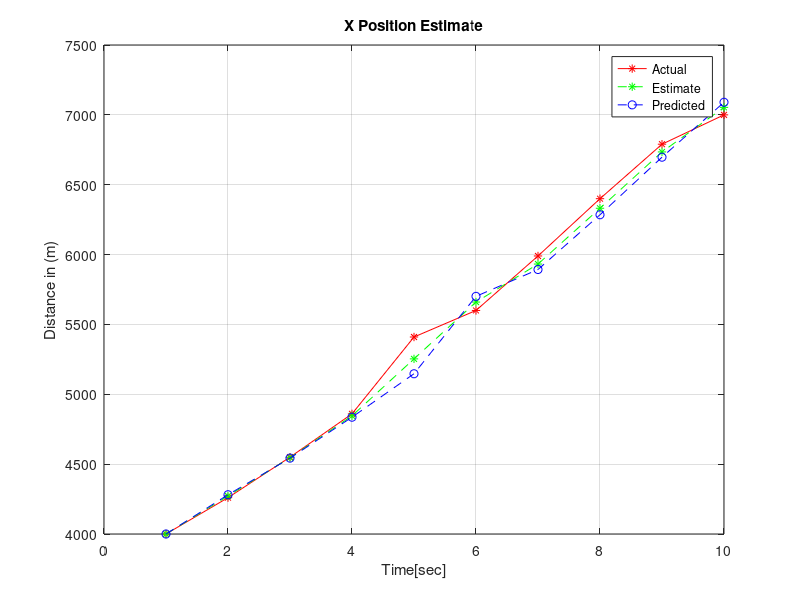
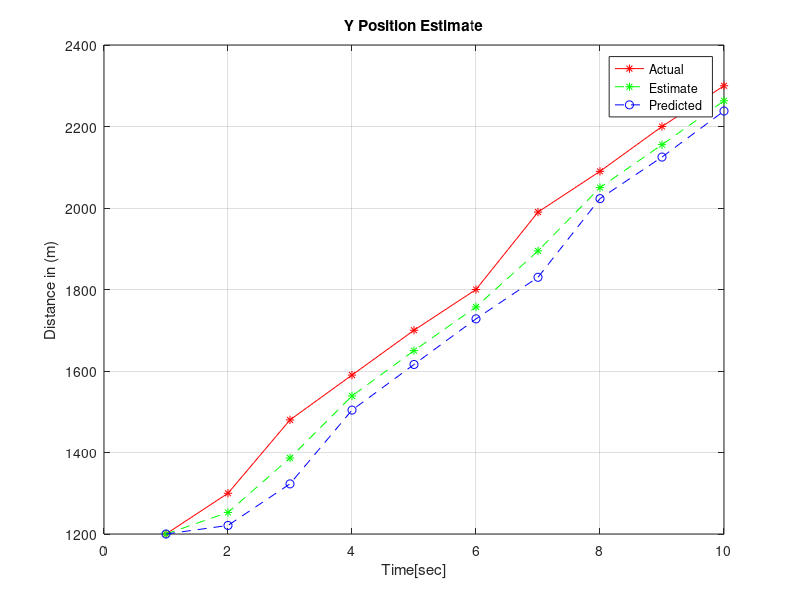
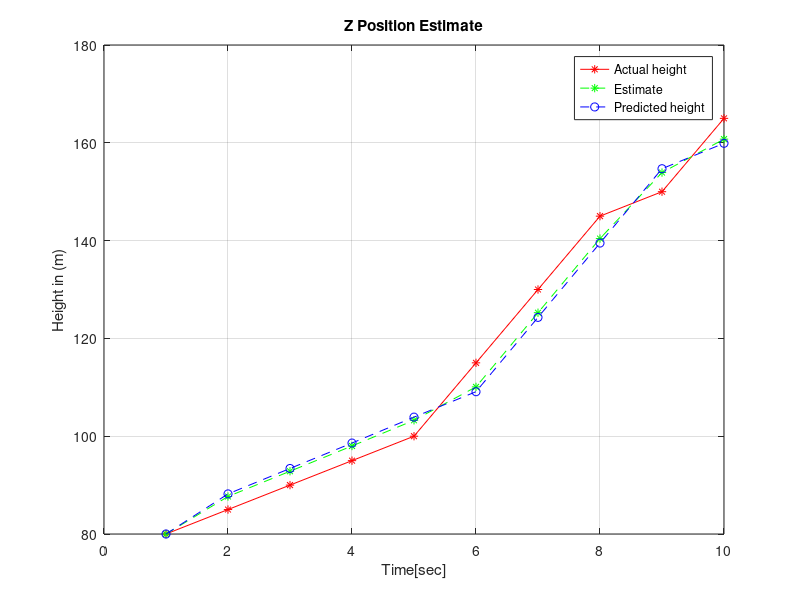

Write the MATLAB code that produced these figures, in order. (Note: this script raises an error after producing the figures.)
clc; close all;

%initial state
xo=25;
vox=2;
%Observations ****

% X-Direction Calculation:
X=[4000 4260 4550 4860 5410 5600 5990 6400 6790 7000 ]; %position-X
V=[ 280 282 285 286 290 292 294 296 299 302]; % Velocity in 'X' direction

%X = xlsread('DroneFlightTrace1.xlsx','R2:R700');
%V = 0.07 .*[X];

%Process Errors in Process Covaiance Matrix
del_px=20; %initial covariance matrix is choosen intuitively
del_pv=5;

%initial conditions
acc_x=2;
del_t=1;
vx=2;
del_x=25; %uncertainity in the measurement

%Observation Error
del_X=25;
del_VX=6;
Xk=[];

%The Predicted State
A=[1 del_t;0 1];
B=[(0.5*((del_t).^2));del_t];
p=[];
for k=1:1:length(X)-1;
Xk_= [X(k);V(k)];
uk=acc_x;
Xkp1=((A*Xk_));
Xkp2=((B*uk));   
Xkp=(Xkp1+Xkp2);%this is our first estimation
p=[p;Xkp];


%Initialising Process Covariance Matrix
Pk_=[((del_px).^2) 0;0 ((del_pv).^2)];
%Predicted Process Covariance Matrix
Pkp1=((A)*(Pk_));
Pkp2=((Pkp1)*(A'));
pkp=(Pkp2-[0 Pkp2(2);Pkp2(3) 0]); %since the 2nd and 3rd term are not imp.


%Calculating the Kalman gain
R=[((del_X)^2) 0;0 ((del_VX)^2)];
H=[1 0 ; 0 1];
K=((pkp)*H')/((H*pkp*H')+R);

%The New Observation
k=k+1;
Ykm=[X(k);V(k)];
C=[1 0;0 1];
Yk=C*Ykm;


%Calculating the Current State
Xk=[Xk; Xkp + K*(Yk-(H*(Xkp)))];

%Updating the process covariance matrix
Pk1=((eye)-(K*H))*pkp;
pk=(Pk1-[0 Pk1(3);Pk1(2) 0]);
k=k+1;
end
Xkf=[X(1)];
Vkf=[V(1)];
for k=1:2:(length(Xk)-1)
    Xkf=[Xkf;Xk(k)];
end
for k=2:2:(length(Xk))
    Vkf=[Vkf;Xk(k)];
end
prx=[X(1)];
prv=[V(1)];
for i=1:2:(length(p)-1)
    prx=[prx;p(i)];
end
for i=2:2:(length(p))
    prv=[prv;p(i)];
end


%%% Y-D Calculations:
Y1=[1200 1300 1480 1590 1700 1800 1990 2090 2200 2300]; %Position in Y
V1=[20 22 23 25 27 29 32 34 37 40];% Velocity in 'Y' direction

%Y1 = xlsread('DroneFlightTrace1.xlsx','S2:S700');
%V1 = 0.07.*[Y1];

%Process Errors in Process Covaiance Matrix
del_py=20; %initial covariance matrix is choosen intuitively
del_pv1=5;
%initial conditions
acc_x=2;
acc_y=2;
del_t=1;
vy=2;
del_y=25; %uncertainity in the measurement

%Observation Error
del_Y=25;
del_VY=6;
Yk=[];

%The Predicted State
A=[1 del_t;0 1];
fprintf A;
B=[(0.5*((del_t).^2));del_t];
fprintf B;
q=[];
fprintf q;
for k=1:1:length(Y1)-1;
Yk_= [Y1(k);V1(k)];
uk2=acc_x;
Ykp1=((A*Yk_));
Ykp2=((B*uk2));   
Ykp=(Ykp1+Ykp2);%this is our first estimation
q=[q;Ykp];

%Initialising Process Covariance Matrix
Pk2_=[((del_py).^2) 0;0 ((del_pv1).^2)];

%Predicted Process Covariance Matrix
Pkp12=((A)*(Pk2_));
Pkp22=((Pkp12)*(A'));
pkp2=(Pkp22-[0 Pkp22(2);Pkp22(3) 0]); %since the 2nd and 3rd term are not imp.

%Calculating the Kalman gain
R1=[((del_Y)^2) 0;0 ((del_VY)^2)];
H=[1 0 ; 0 1];
K=((pkp2)*H')/((H*pkp2*H')+R1);

%The New Observation
k=k+1;
Ykm1=[Y1(k);V1(k)];
C=[1 0;0 1];
Yk1=C*Ykm1;
%Calculating the Current State
Yk=[Yk; Ykp + K*(Yk1-(H*(Ykp)))];
Pk12=((eye)-(K*H))*pkp2;

%Updating the process covariance matrix
pk2=(Pk12-[0 Pk12(3);Pk12(2) 0]);
k=k+1;
end
Ykf=[Y1(1)];
Vkf1=[V1(1)];
for k=1:2:(length(Yk)-1)
    Ykf=[Ykf;Yk(k)];
end
for k=2:2:(length(Yk))
    Vkf1=[Vkf1;Yk(k)];
end
pry=[Y1(1)];
prv1=[V1(1)];
for i=1:2:(length(q)-1)
    pry=[pry;q(i)];
end
for i=2:2:(length(q))
    prv1=[prv1;q(i)];
end

%%%% Z-D Calculations:
%Z = xlsread('DroneFlightTrace1.xlsx','T2:T700');
%V3 = 0.07.*[Z];
Z=[80 85 90 95 100 115 130 145 150 165]; %Position 
V3 =[7.2 7.4 7.6 7.9 8.1 8.3 8.5 8.7 8.9 9.0]; %Velocity


%Pr ocess Errors in Process Covaiance Matrix
del_pz=10; %initial covariance matrix is choosen intuitively
del_pv3=5;


%initial conditions
acc_z=2;
del_t=1;
v3z=2;
del_z=12; %uncertainity in the measurement


%Observation Error
del_Z=25;
del_VZ=6;
Zk=[];


%The Predicted State
A=[1 del_t;0 1];
B=[(0.5*((del_t).^2));del_t];
r=[];
for k=1:1:length(Z)-1;
Zk_= [Z(k);V3(k)];
uk3=acc_z;
Zkp1=((A*Zk_));
Zkp2=((B*uk3));   
Zkp=(Zkp1+Zkp2);%this is our first estimation
r=[r;Zkp];

%Initialising Process Covariance Matrix
Pk3_=[((del_pz).^2) 0;0 ((del_pv3).^2)];

%Predicted Process Covariance Matrix
Pkp3=((A)*(Pk3_));
Pkp4=((Pkp3)*(A'));
pkp5=(Pkp4-[0 Pkp4(2);Pkp4(3) 0]); %since the 2nd and 3rd term are not imp.
%Calculating the Kalman gain
R3=[((del_Z)^2) 0;0 ((del_VZ)^2)];
H2=[1 0 ; 0 1];
K=((pkp5)*H2')/((H2*pkp5*H2')+R3);

%The New Observation
k=k+1;
Zkm=[Z(k);V3(k)];
C=[1 0;0 1];
Zk1=C*Zkm;
%Calculating the Current State
Zk=[Zk; Zkp + K*(Zk1-(H2*(Zkp)))];

%Updating the process covariance matrix
Pkp3=((eye)-(K*H2))*pkp5;
pk6=(Pkp3-[0 Pkp3(3);Pkp3(2) 0]);
k=k+1;
end
Zkf=[Z(1)];
V3kf=[V3(1)];
for k=1:2:(length(Zk)-1)
    Zkf=[Zkf;Zk(k)];
end
for k=2:2:(length(Zk))
    V3kf=[V3kf;Zk(k)];
end
prZ=[Z(1)];
prv3=[V3(1)];
for i=1:2:(length(r)-1)
    prZ=[prZ;r(i)];
end
for i=2:2:(length(r))  
    prv3=[prv3;r(i)];
end

E=[];
for i=1:1:(length(X))
    E1=abs(((Xkf(i)-X(i))/Xkf(i))*100);
end
for i=1:1:(length(Y1))
    E2=abs(((Ykf(i)-Y1(i))/Ykf(i))*100);
end
for i=1:1:(length(Z))
    E3=abs(((Zkf(i)-Z(i))/Zkf(i))*100);
end


E = [E,E1,E2,E3];
error = mean(E);


%Plotting data
%t=1:1:(length(X));
figure(1)
 plot(X,'r-*');hold on;
 plot(Xkf,'g--*');hold on;
 plot(prx,'b--o');grid on;
 ylabel('Distance in (m)');
 xlabel('Time[sec]');
 title('X Position Estimate');
 legend('Actual','Estimate','Predicted');
 
 figure(2)
 plot(Y1,'r-*');hold on;
 plot(Ykf,'g--*');hold on;
 plot(pry,'b--o');grid on;
 ylabel('Distance in (m)');
 xlabel('Time[sec]');
 title('Y Position Estimate');
 legend('Actual','Estimate','Predicted ');
 

figure(3)
 plot(Z,'r-*');hold on;
 plot(Zkf,'g--*');hold on;
 plot(prZ,'b--o');grid on;
 ylabel('Height in (m)');
 xlabel('Time[sec]');
 title('Z Position Estimate');
 legend('Actual height','Estimate','Predicted height');
 


 figure(4)
 polarplot(X,'r-*');hold on;grid on;
 polarplot(Xkf,'g--*');hold on;
 

